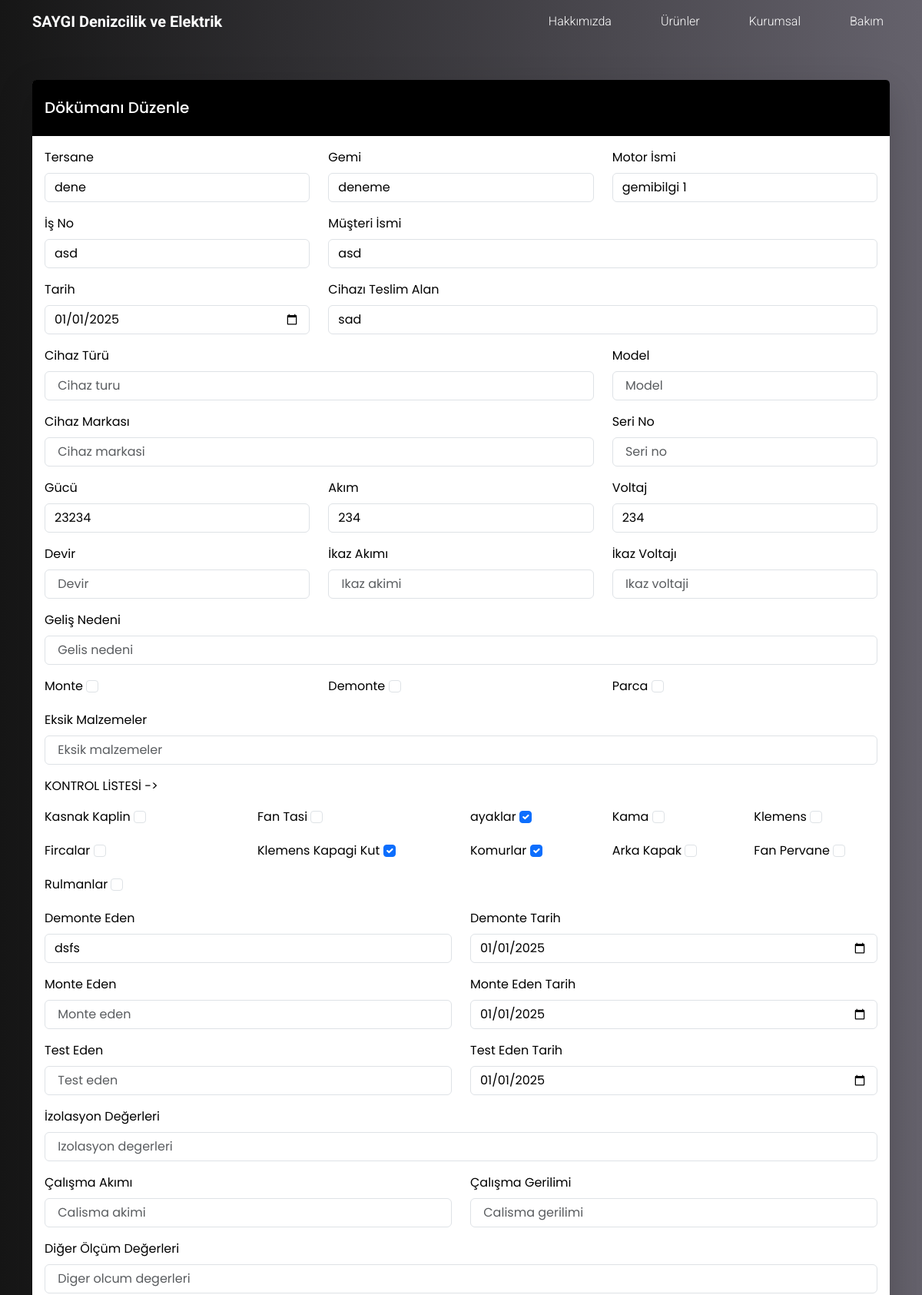
The app's page /dokuman/186/duzenle/ (upper part), older data.
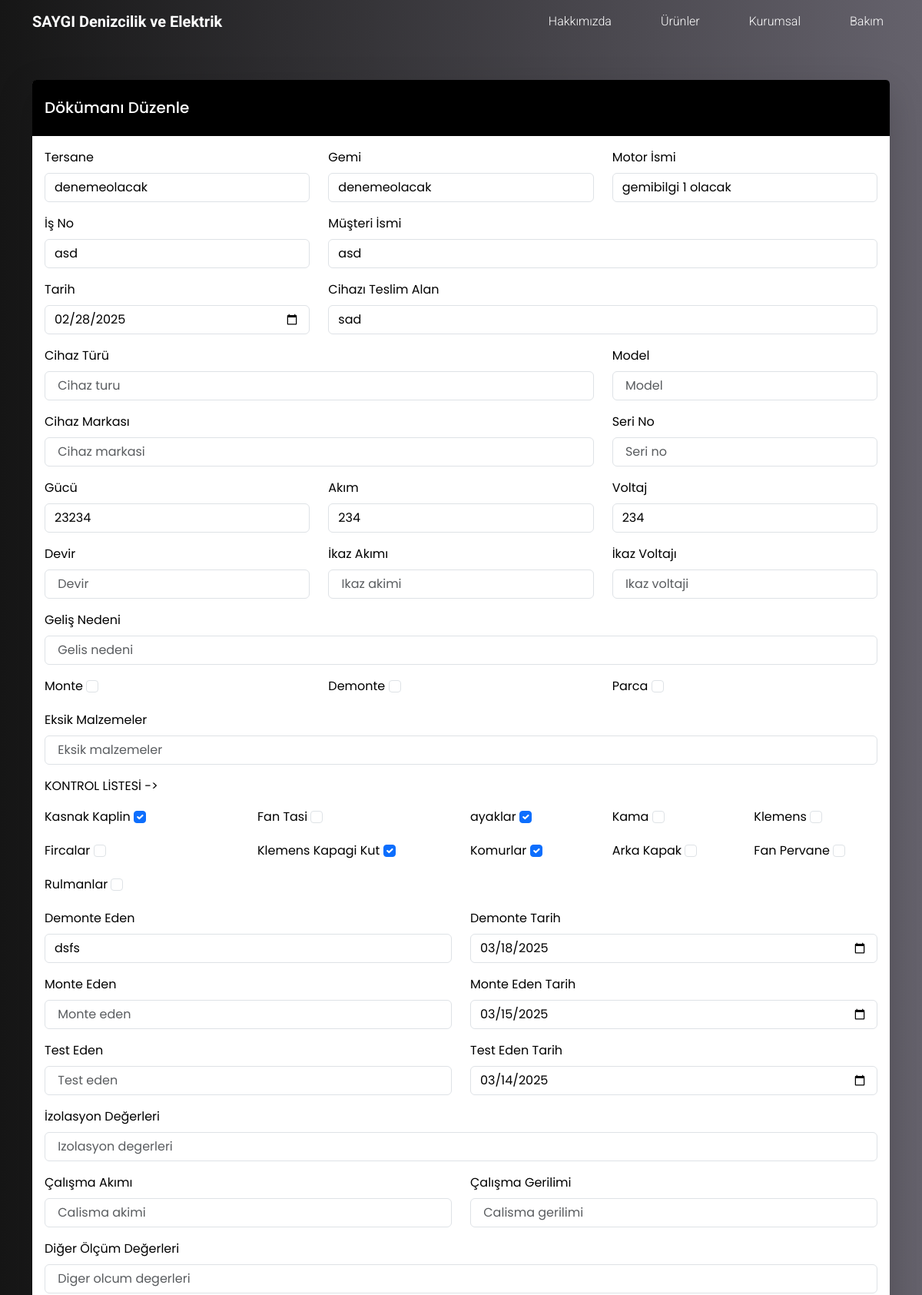
The same page, newer data.
### jobs/models.py (models this page shows, shortened)
class Dokuman(models.Model):
    tersane = models.CharField(max_length=255)
    gemi = models.CharField(max_length=255)
    motor_ismi = models.CharField(max_length=255)
    is_no = models.CharField(max_length=255)
    musteri_ismi = models.CharField(max_length=255)
    tarih = models.DateField(null=True, blank=True, default=date.today)
    cihaz_teslim_alan = models.CharField(max_length=255)
    cihaz_turu = models.CharField(max_length=255)
    model = models.CharField(max_length=255)
    cihaz_markasi = models.CharField(max_length=255)
    seri_no = models.CharField(max_length=255)
    gucu = models.CharField(max_length=255)
    akim = models.CharField(max_length=255)
    voltaj = models.CharField(max_length=255)
    devir = models.CharField(max_length=255)
    ikaz_akimi = models.CharField(max_length=255)
    ikaz_voltaji = models.CharField(max_length=255)
    gelis_nedeni = models.CharField(max_length=255)
    parca = models.BooleanField(default=False)
    eksik_malzemeler = models.CharField(max_length=255)
    monte = models.BooleanField(default=False)
    demonte = models.BooleanField(default=False)
    kasnak_kaplin = models.BooleanField(default=False)
    fan_tasi = models.BooleanField(default=False)
    ayaklar = models.BooleanField(default=False)
    kama = models.BooleanField(default=False)
    klemens = models.BooleanField(default=False)
    fircalar = models.BooleanField(default=False)
    on_kapak = models.BooleanField(default=False)
    klemens_kapagi_kut = models.BooleanField(default=False)
    komurlar = models.BooleanField(default=False)
    arka_kapak = models.BooleanField(default=False)
    fan_pervane = models.BooleanField(default=False)
    rulmanlar = models.BooleanField(default=False)
    rulman_numarasi_on = models.CharField(max_length=255)
    rulman_numarasi_arka = models.CharField(max_length=255)
    demonte_eden = models.CharField(max_length=255)
    demonte_tarih = models.DateField(null=True, blank=True)
    saran_onaran = models.CharField(max_length=255)
    saran_onaran_tarih = models.DateField(null=True, blank=True)
    monte_eden = models.CharField(max_length=255)
    monte_eden_tarih = models.DateField(null=True, blank=True)
    test_eden = models.CharField(max_length=255)
    test_eden_tarih = models.DateField(null=True, blank=True)
    izolasyon_degerleri = models.CharField(max_length=25)
    calisma_akimi = models.CharField(max_length=255)
    calisma_gerilimi = models.CharField(max_length=255)
    diger_olcum_degerleri = models.CharField(max_length=255)
    test_cihazlari = models.CharField(max_length=255)
    yapilan_islemler = models.TextField(max_length=255)
    created_at = models.DateTimeField(auto_now_add=True)

### jobs/views.py (the view)
# urls.py: path("dokuman/<int:id>/duzenle/", views.dokuman_duzenle, name="dokuman_duzenle"),
def dokuman_duzenle(request, id):
    try:
        dokuman = Dokuman.objects.get(id=id)
    except Dokuman.DoesNotExist:
        raise Http404("Doküman bulunamadı.")
    if request.method == "POST":
        form = DokumanForm(request.POST, request.FILES, instance=dokuman)
        if form.is_valid():
            form.save()
            return redirect("dokuman_list")
    else:
        form = DokumanForm(instance=dokuman)
    return render(request, "care/edit.html", {"form": form, "dokuman": dokuman})

### jobs/templates/care/edit.html (shortened to what this page needs)
{% extends "base.html" %}
{% load static %}
{% block content %}
    <div class="container mt-5">
        <div class="row justify-content-center">
            <div class="col-md-12">
                <div class="card border-0 shadow-lg">
                    <div class="card-header bg-black text-white">
                        <h5 class="m-3 ms-0">Dökümanı Düzenle</h5>
                    </div>
                    <div class="card-body">
                        <form class="row" method="post" enctype="multipart/form-data">
                            <div class="col-4">
                                <label for="{{ form.tersane.id_for_label }}" class="form-label">Tersane</label>
                                {{ form.tersane }}
                            </div>
                            <div class="col-4">
                                <label for="{{ form.gemi.id_for_label }}" class="form-label">Gemi</label>
                                {{ form.gemi }}
                            </div>
                            <div class="col-4">
                                <label for="{{ form.motor_ismi.id_for_label }}" class="form-label">Motor İsmi</label>
                                {{ form.motor_ismi }}
                            </div>
                            <div class="col-4">
                                <label for="{{ form.is_no.id_for_label }}" class="form-label">İş No</label>
                                {{ form.is_no }}
                            </div>
                            <div class="col-8">
                                <label for="{{ form.musteri_ismi.id_for_label }}" class="form-label">Müşteri İsmi</label>
                                {{ form.musteri_ismi }}
                            </div>
                            <div class="col-4">
                                <label for="{{ form.tarih.id_for_label }}" class="form-label">Tarih</label>
                                <input type="date"
                                       name="tarih"
                                       value="{{ form.tarih.value|date:'Y-m-d' }}"
                                       class="form-control">
                            </div>
                            <div class="col-8">
                                <label for="{{ form.cihaz_teslim_alan.id_for_label }}" class="form-label">Cihazı Teslim Alan</label>
                                {{ form.cihaz_teslim_alan }}
                            </div>
                            <div class="col-8">
                                <label for="{{ form.cihaz_turu.id_for_label }}" class="form-label">Cihaz Türü</label>
                                {{ form.cihaz_turu }}
                            </div>
                            <div class="col-4">
                                <label for="{{ form.model.id_for_label }}" class="form-label">Model</label>
                                {{ form.model }}
                            </div>
                            <div class="col-8">
                                <label for="{{ form.cihaz_markasi.id_for_label }}" class="form-label">Cihaz Markası</label>
                                {{ form.cihaz_markasi }}
                            </div>
                            <div class="col-4">
                                <label for="{{ form.seri_no.id_for_label }}" class="form-label">Seri No</label>
                                {{ form.seri_no }}
                            </div>
                            <div class="col-4">
                                <label for="{{ form.gucu.id_for_label }}" class="form-label">Gücü</label>
                                {{ form.gucu }}
                            </div>
                            <div class="col-4">
                                <label for="{{ form.akim.id_for_label }}" class="form-label">Akım</label>
                                {{ form.akim }}
                            </div>
                            <div class="col-4">
                                <label for="{{ form.voltaj.id_for_label }}" class="form-label">Voltaj</label>
                                {{ form.voltaj }}
                            </div>
                            <div class="col-4">
                                <label for="{{ form.devir.id_for_label }}" class="form-label">Devir</label>
                                {{ form.devir }}
                            </div>
                            <div class="col-4">
                                <label for="{{ form.ikaz_akimi.id_for_label }}" class="form-label">İkaz Akımı</label>
                                {{ form.ikaz_akimi }}
                            </div>
                            <div class="col-4">
                                <label for="{{ form.ikaz_voltaji.id_for_label }}" class="form-label">İkaz Voltajı</label>
                                {{ form.ikaz_voltaji }}
                            </div>
                            <div class="col-12">
                                <label for="{{ form.gelis_nedeni.id_for_label }}" class="form-label">Geliş Nedeni</label>
                                {{ form.gelis_nedeni }}
                            </div>
                            <div class="col-4">
                                <label for="{{ form.monte.id_for_label }}" class="form-label">Monte</label>
                                {{ form.monte }}
                            </div>
                            <div class="col-4">
                                <label for="{{ form.demonte.id_for_label }}" class="form-label">Demonte</label>
                                {{ form.demonte }}
                            </div>
                            <div class="col-4">
                                <label for="{{ form.parca.id_for_label }}" class="form-label">Parca</label>
                                {{ form.parca }}
                            </div>
                            <div class="col-12">
                                <label for="{{ form.eksik_malzemeler.id_for_label }}" class="form-label">Eksik Malzemeler</label>
                                {{ form.eksik_malzemeler }}
                            </div>
                            <p>KONTROL LİSTESİ -></p>
                            <div class="col-3">
                                <label for="{{ form.kasnak_kaplin.id_for_label }}" class="form-label">Kasnak Kaplin</label>
                                {{ form.kasnak_kaplin }}
                            </div>
                            <div class="col-3">
                                <label for="{{ form.fan_tasi.id_for_label }}" class="form-label">Fan Tasi</label>
                                {{ form.fan_tasi }}
                            </div>
                            <div class="col-2">
                                <label for="{{ form.ayaklar.id_for_label }}" class="form-label">ayaklar</label>
                                {{ form.ayaklar }}
                            </div>
                            <div class="col-2">
                                <label for="{{ form.kama.id_for_label }}" class="form-label">Kama</label>
                                {{ form.kama }}
                            </div>
                            <div class="col-2">
                                <label for="{{ form.klemens.id_for_label }}" class="form-label">Klemens</label>
                                {{ form.klemens }}
                            </div>
                            <div class="col-3">
                                <label for="{{ form.fircalar.id_for_label }}" class="form-label">Fircalar</label>
                                {{ form.fircalar }}
                            </div>
                            <div class="col-3">
                                <label for="{{ form.klemens_kapagi_kut.id_for_label }}" class="form-label">Klemens Kapagi Kut</label>
                                {{ form.klemens_kapagi_kut }}
                            </div>
                            <div class="col-2">
                                <label for="{{ form.komurlar.id_for_label }}" class="form-label">Komurlar</label>
                                {{ form.komurlar }}
                            </div>
                            <div class="col-2">
                                <label for="{{ form.arka_kapak.id_for_label }}" class="form-label">Arka Kapak</label>
                                {{ form.arka_kapak }}
                            </div>
                            <div class="col-2">
                                <label for="{{ form.fan_pervane.id_for_label }}" class="form-label">Fan Pervane</label>
                                {{ form.fan_pervane }}
                            </div>
                            <div class="col-12">
                                <label for="{{ form.rulmanlar.id_for_label }}" class="form-label">Rulmanlar</label>
                                {{ form.rulmanlar }}
                            </div>
                            <div class="col-6">
                                <label for="{{ form.demonte_eden.id_for_label }}" class="form-label">Demonte Eden</label>
                                {{ form.demonte_eden }}
                            </div>
                            <div class="col-6">
                                <label for="{{ form.demonte_tarih.id_for_label }}" class="form-label">Demonte Tarih</label>
                                <input type="date"
                                       name="demonte_tarih"
                                       value="{{ form.demonte_tarih.value|date:'Y-m-d' }}"
                                       class="form-control">
                            </div>
                            <div class="col-6">
                                <label for="{{ form.monte_eden.id_for_label }}" class="form-label">Monte Eden</label>
                                {{ form.monte_eden }}
                            </div>
                            <div class="col-6">
                                <label for="{{ form.monte_eden_tarih.id_for_label }}" class="form-label">Monte Eden Tarih</label>
                                <input type="date"
                                       name="monte_eden_tarih"
                                       value="{{ form.monte_eden_tarih.value|date:'Y-m-d' }}"
                                       class="form-control">
                            </div>
                            <div class="col-6">
                                <label for="{{ form.test_eden.id_for_label }}" class="form-label">Test Eden</label>
                                {{ form.test_eden }}
                            </div>
                            <div class="col-6">
                                <label for="{{ form.test_eden_tarih.id_for_label }}" class="form-label">Test Eden Tarih</label>
                                <input type="date"
                                       name="test_eden_tarih"
                                       value="{{ form.test_eden_tarih.value|date:'Y-m-d' }}"
                                       class="form-control">
                            </div>
                            <div class="col-12">
                                <label for="{{ form.izolasyon_degerleri.id_for_label }}" class="form-label">İzolasyon Değerleri</label>
                                {{ form.izolasyon_degerleri }}
                            </div>
                            <div class="col-6">
                                <label for="{{ form.calisma_akimi.id_for_label }}" class="form-label">Çalışma Akımı</label>
                                {{ form.calisma_akimi }}
                            </div>
                            <div class="col-6">
                                <label for="{{ form.calisma_gerilimi.id_for_label }}" class="form-label">Çalışma Gerilimi</label>
                                {{ form.calisma_gerilimi }}
                            </div>
                            <div class="col-12">
                                <label for="{{ form.diger_olcum_degerleri.id_for_label }}"
                                       class="form-label">Diğer Ölçüm Değerleri</label>
                                {{ form.diger_olcum_degerleri }}
                            </div>
                        </form>
                    </div>
                </div>
            </div>
        </div>
    </div>
{% endblock content %}

Row changes from the older to the newer data that the page shows:
changed Dokuman "asd": tersane "dene" → "denemeolacak"; gemi "deneme" → "denemeolacak"; motor_ismi "gemibilgi 1" → "gemibilgi 1 olacak"; tarih "01/01/2025" → "02/28/2025"; kasnak_kaplin "☐" → "☑"; demonte_tarih "01/01/2025" → "03/18/2025"; monte_eden_tarih "01/01/2025" → "03/15/2025"; test_eden_tarih "01/01/2025" → "03/14/2025"
